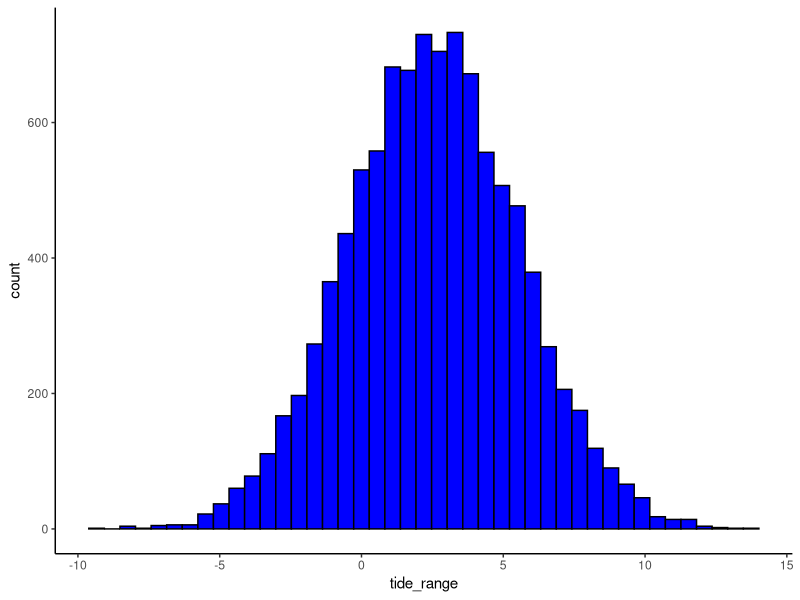
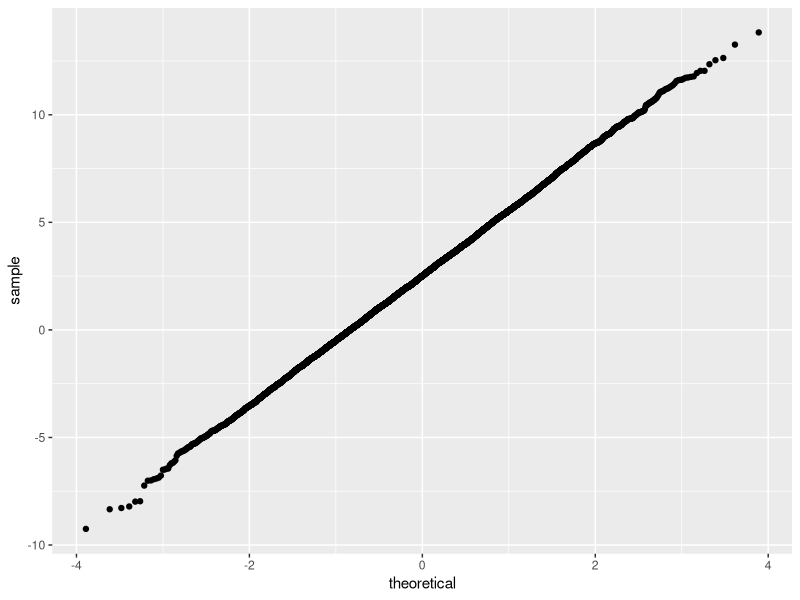

These charts were generated, in order, by the following R code:
## ---- chunk 1
knitr::opts_chunk$set(echo = TRUE)
## ---- chunk 2
library(tidyverse)
## ---- chunk 3

x <- rnorm(1000, mean = 0, sd = 1) %>%
  as.data.frame()

## ---- chunk 4
#Creating a sample of tide ranges

tide_range <- rnorm(10000, mean = 2.5, sd = 3) %>%
  as.data.frame

colnames(tide_range) <- c("tide_range")
#Creating a random set of numbers for tide ranges around a mean of 2.5 and a sd of 3


## ---- chunk 5
#inital data exploration

tide_range_hist <- ggplot(tide_range, aes(x=tide_range)) +
  geom_histogram(bins=43, fill = "blue", color="black") +
  theme_classic()
tide_range_hist #creating a histogram to view normal distribution of tide range

tide_range_qq <- ggplot(tide_range, aes(sample=tide_range)) +
  geom_qq()
tide_range_qq #creating a qq plot to view normal distribution of tide range

## ---- chunk 6
# Counting the amount of floods and proportion

tide_range_flood <- tide_range %>%
  mutate(Flood = ifelse(tide_range > 7.5, "Flood", "No Flood")) %>%
  count(Flood, Flood) %>%
  spread(Flood, n)

Flood_Prop <- round(prop.table(as.matrix(tide_range_flood), 1), 3)

